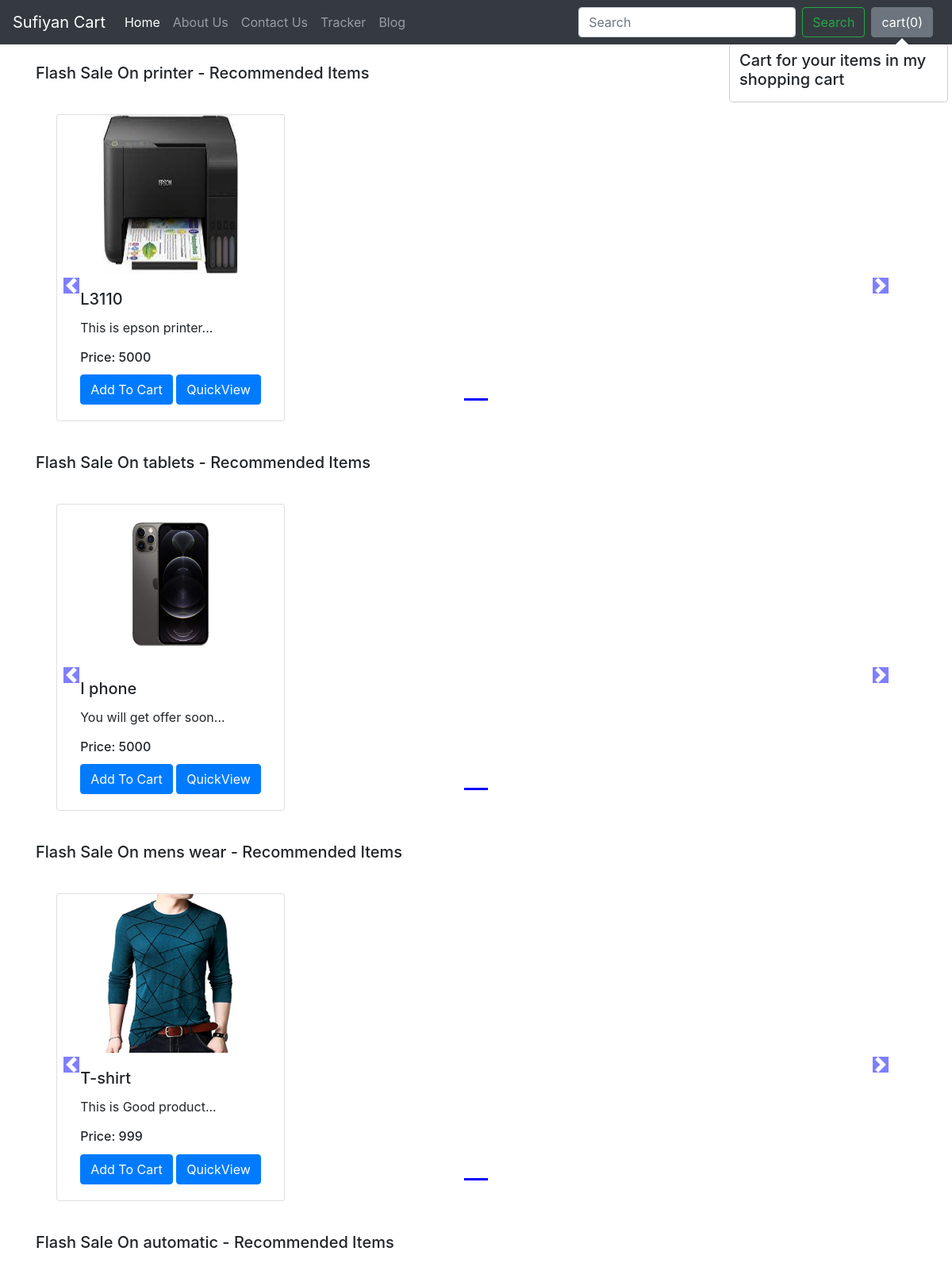
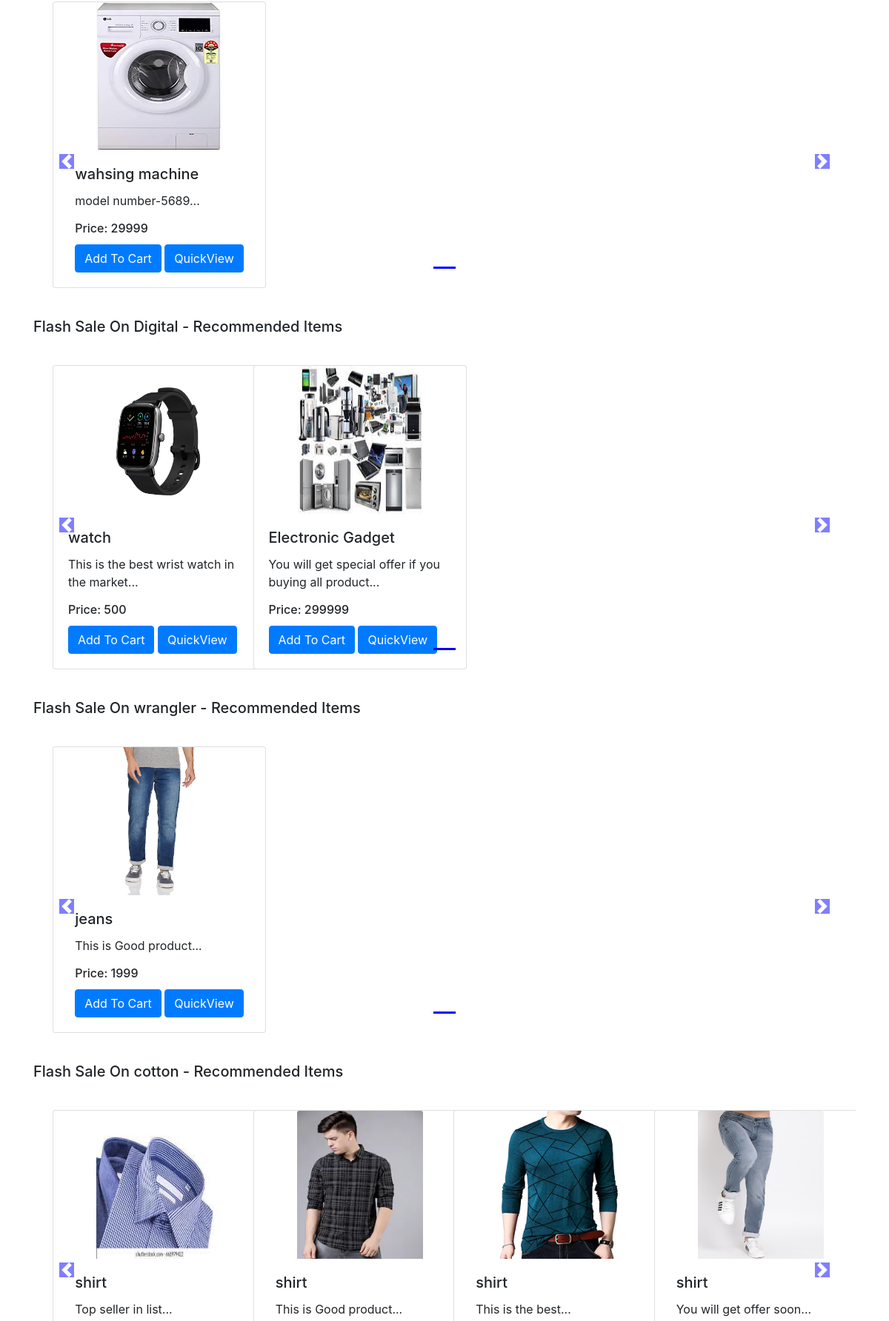
The app's page /shop/ (upper part) with its own data (2 pictures, top to bottom).
### shop/models.py (models this page shows, shortened)
class Product(models.Model):
    product_id = models.AutoField
    product_name = models.CharField(max_length=50)
    category = models.CharField(max_length=50, default="")
    subcategory = models.CharField(max_length=50, default="")
    Price = models.IntegerField(default=0)
    desc = models.CharField(max_length=300)
    pub_date = models.DateField()
    image = models.ImageField(upload_to='shop/images', default="")

### shop/views.py (the view)
# urls.py: path("", views.index, name="ShopHome")
def index(request):
    allProds = []
    catprods = Product.objects.values('category', 'id')
    cats = {item['category'] for item in catprods}
    for cat in cats:
        prod = Product.objects.filter(category=cat)
        n = len(prod)
        nSlides = n // 4 + ceil((n / 4) - (n // 4))
        allProds.append([prod, range(1, nSlides), nSlides])
    params = {'allProds':allProds}
    return render(request, 'shop/index.html', params)

### shop/templates/shop/index.html (shortened to what this page needs)
{% extends 'shop/basic.html' %}
{% block body %}
{% load static %}
<div class="container">
    {% for product, range, nSlides in allProds %}
    <h5 class="my-4">Flash Sale On {{product.0.category}} - Recommended Items</h5>
    <div class="row">
        <div id="demo{{forloop.counter}}" class="col carousel slide my-3" data-ride="carousel">
            <ul class="carousel-indicators">
                <li data-target="#demo{{forloop.counter}}" data-slide-to="0" class="active"></li>
            </ul>
            <div class="container carousel-inner no-padding">
                <div class="carousel-item active">
                    {% for i in product %}
                    <div class="col-xs-3 col-sm-3 col-md-3">
                        <div class="card align-items-center" style="width: 18rem;">
                            <img src='/media/{{i.image}}' class="card-img-top" alt="...">
                            <div class="card-body">
                                <h5 class="card-title" id="namepr{{i.id}}">{{i.product_name}}</h5>
                                <p class="card-text">{{i.desc|slice:"0:53"}}...</p>
                                <h6 class="card-title" id="pricepr{{i.id}}">Price: {{i.Price}}</h6>
                                <span id="divpr{{i.id}}" class="divpr">
                                    <button id="pr{{i.id}}" class="btn btn-primary cart">Add To Cart</button>
                                </span>
                                <a href="/shop/products/{{i.id}}"><button id="qv{{i.id}}" class="btn btn-primary cart">QuickView</button></a>
                            </div>
                        </div>
                    </div>
                    {% if forloop.counter|divisibleby:4 and forloop.counter > 0 and not forloop.last %}
                </div>
                <div class="carousel-item">
                    {% endif %}
                    {% endfor %}
                </div>
            </div>
        </div>
        <a class="carousel-control-prev" href="#demo{{forloop.counter}}" data-slide="prev">
            <span class="carousel-control-prev-icon"></span>
        </a>
        <a class="carousel-control-next" href="#demo{{forloop.counter}}" data-slide="next">
            <span class="carousel-control-next-icon"></span>
        </a>
    </div>
    {% endfor %}
</div>
{% endblock %}

### shop/templates/shop/basic.html (shortened to what this page needs)
<!doctype html>
<html lang="en">
  <head>
    <link rel="stylesheet" href="https://stackpath.bootstrapcdn.com/bootstrap/4.2.1/css/bootstrap.min.css">
  </head>
  <body>
    <nav class="navbar navbar-expand-lg navbar-dark bg-dark">
  <a class="navbar-brand" href="/shop">Sufiyan Cart</a>
  <div class="collapse navbar-collapse" id="navbarSupportedContent">
    <ul class="navbar-nav mr-auto">
      <li class="nav-item active">
        <a class="nav-link" href='/shop'>Home <span class="sr-only">(current)</span></a>
      </li>
      <li class="nav-item">
        <a class="nav-link" href='/shop/about'>About Us</a>
      </li>
      <li class="nav-item">
        <a class="nav-link" href='/shop/contact'>Contact Us</a>
      </li>
      <li class="nav-item">
        <a class="nav-link" href='/shop/tracker'>Tracker</a>
      </li>
        <li class="nav-item">
        <a class="nav-link" href='/shop/Blog'>Blog</a>
      </li>
    </ul>
    <form class="form-inline my-2 my-lg-0">
      <input class="form-control mr-sm-2" type="search" placeholder="Search" aria-label="Search">
      <button class="btn btn-outline-success my-2 my-sm-0" type="submit">Search</button>
    </form>
<button type="button" class="btn btn-secondary mx-2" id="popcart" data-bs-container="body" data-bs-toggle="popover" data-placement="bottom" data-html="true" data-bs-content="Bottom popover">
  cart(<span id="cart">0</span>)
</button>
  </div>
</nav>
  {% block body %} {% endblock %}
  </body>
</html>

### records on screen
Product: category "printer", image (picture), product_name "L3110", desc "This is epson printer", Price "5000"
Product: category "tablets", image (picture), product_name "I phone", desc "You will get offer soon", Price "5000"
Product: category "mens wear", image (picture), product_name "T-shirt", desc "This is Good product", Price "999"
Product: category "automatic", image (picture), product_name "wahsing machine", desc "model number-5689", Price "29999"
Product: category "Digital", image (picture), product_name "watch", desc "This is the best wrist watch in the market", Price "500"
Product: image (picture), product_name "Electronic Gadget", desc "You will get special offer if you buying all product", Price "299999"
Product: category "wrangler", image (picture), product_name "jeans", desc "This is Good product", Price "1999"
Product: category "cotton", image (picture), product_name "shirt", desc "Top seller in list"
Product: image (picture), product_name "shirt", desc "This is Good product"
Product: image (picture), product_name "shirt", desc "This is the best"
Product: image (picture), product_name "shirt", desc "You will get offer soon"
